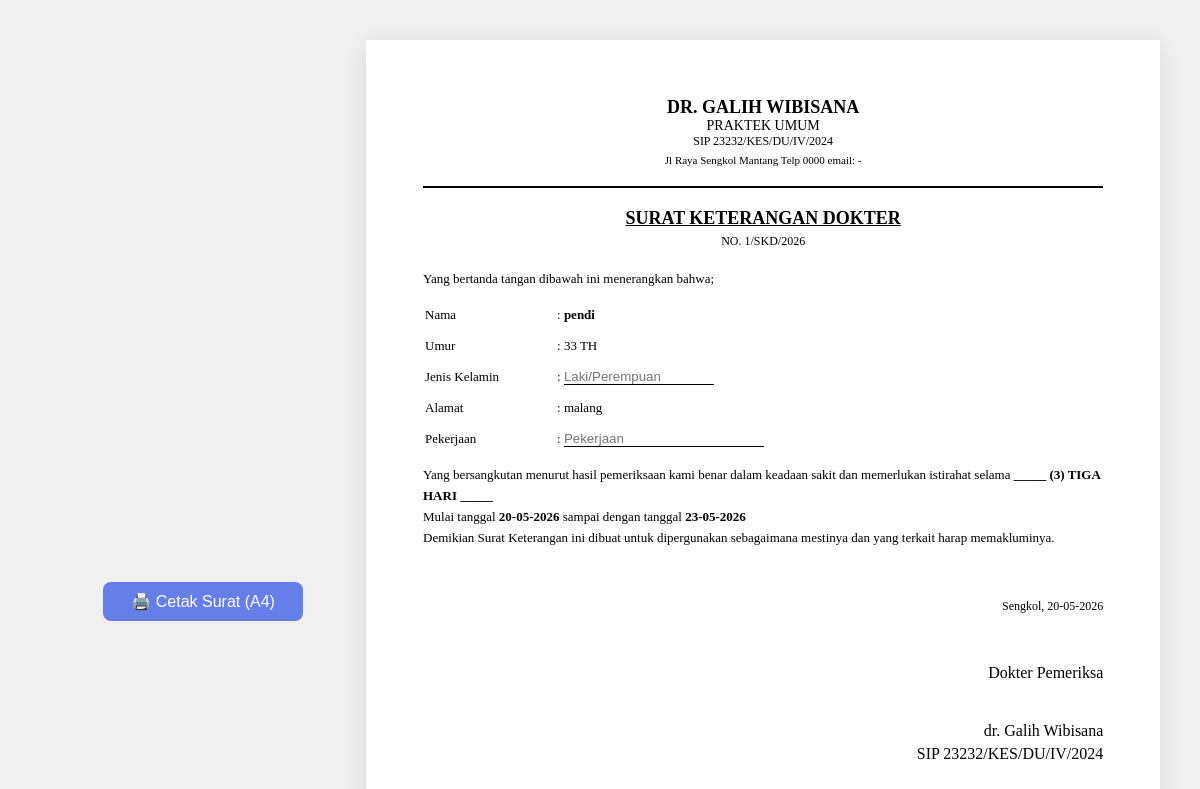
/surat_dokter/1 (signed in), run on the app's committed database.
### tables this page shows
CREATE TABLE rekam_medis (id INTEGER PRIMARY KEY AUTOINCREMENT, pasien_id INTEGER, tanggal TEXT, subjective TEXT, objective TEXT, assessment TEXT, planning TEXT, lampiran_mega TEXT);

CREATE TABLE pasien (id INTEGER PRIMARY KEY AUTOINCREMENT, no_rm TEXT, nama TEXT, tgl_lahir TEXT, alamat TEXT, no_telp TEXT, aktif INTEGER DEFAULT 1, jenis_kelamin TEXT, pekerjaan TEXT, alergi TEXT, riwayat_penyakit TEXT);

### app.py (the view)
@app.route('/surat_dokter/<int:pasien_id>')
@login_required
def surat_dokter(pasien_id):
    conn = get_db()
    rm = conn.execute('''
        SELECT r.*, p.nama, p.no_rm, p.alamat, p.tgl_lahir
        FROM rekam_medis r
        JOIN pasien p ON r.pasien_id = p.id
        WHERE p.id = ?
        ORDER BY r.tanggal DESC
        LIMIT 1
    ''', (pasien_id,)).fetchone()
    conn.close()
    return render_template('surat_dokter.html', rm=rm, pasien=rm)

### app.py (called while the page is built)
def get_db():
    conn = sqlite3.connect('klinik.db')
    conn.row_factory = sqlite3.Row
    return conn

def login_required(f):
    @wraps(f)
    def decorated(*args, **kwargs):
        if 'logged_in' not in session:
            return redirect(url_for('login'))
        return f(*args, **kwargs)
    return decorated

### templates/surat_dokter.html (shortened to what this page needs)
<!DOCTYPE html>
<html>
<head>
</head>
<body>
    <a href="javascript:window.print()" class="btn-print">🖨️ Cetak Surat (A4)</a>
    <div class="surat">
        <div class="header">
            <div class="nama">dr. Galih Wibisana</div>
            <div class="praktek">PRAKTEK UMUM</div>
            <div class="sip">SIP 23232/KES/DU/IV/2024</div>
            <div class="alamat">Jl Raya Sengkol Mantang Telp 0000 email: -</div>
        </div>
        <div class="garis"></div>
        <div class="title">
            <div class="judul">SURAT KETERANGAN DOKTER</div>
            <div class="no">NO. <span id="no_surat">[Auto]</span>/SKD/{{ rm.tanggal[:4] if rm.tanggal else "2026" }}</div>
        </div>
        <div class="content">
            <p>Yang bertanda tangan dibawah ini menerangkan bahwa;</p>
            <table>
                <tr><td class="label">Nama</td><td>: <strong>{{ rm.nama }}</strong></td>
                <tr><td class="label">Umur</td><td>: <span id="umur">[Auto]</span> TH</td>
                <tr><td class="label">Jenis Kelamin</td><td>: <span id="jk">[ - ]</span></td>
                <tr><td class="label">Alamat</td><td>: <span id="alamat_pasien">{{ rm.alamat or "-" }}</span></td>
                <tr><td class="label">Pekerjaan</td><td>: <span id="pekerjaan">[ - ]</span></td>
            </table>
            <p>Yang bersangkutan menurut hasil pemeriksaan kami benar dalam keadaan sakit dan memerlukan istirahat selama <strong>_____ (3) TIGA HARI _____</strong></p>
            <p>Mulai tanggal <strong>{{ rm.tanggal[8:10] if rm.tanggal else "-" }}-{{ rm.tanggal[5:7] if rm.tanggal else "-" }}-{{ rm.tanggal[:4] if rm.tanggal else "-" }}</strong> sampai dengan tanggal <strong id="tgl_akhir">[Auto]</strong></p>
            <p>Demikian Surat Keterangan ini dibuat untuk dipergunakan sebagaimana mestinya dan yang terkait harap memakluminya.</p>
        </div>
        <div class="signature">
            <div class="tempat-tgl">Sengkol, {{ rm.tanggal[8:10] if rm.tanggal else "-" }}-{{ rm.tanggal[5:7] if rm.tanggal else "-" }}-{{ rm.tanggal[:4] if rm.tanggal else "-" }}</div>
            <div>Dokter Pemeriksa</div>
            <div style="margin-top: 40px;">dr. Galih Wibisana</div>
            <div style="margin-top: 5px;">SIP 23232/KES/DU/IV/2024</div>
        </div>
    </div>
</body>
</html>

### templates/surat_dokter.html (style rules this page uses)
* { margin: 0; padding: 0; box-sizing: border-box; }
body { font-family: "Times New Roman", Times, serif; background: #f0f0f0; padding: 40px; display: flex; justify-content: center; align-items: center; min-height: 100vh; }
.surat { max-width: 21cm; width: 100%; background: white; padding: 1.5cm; box-shadow: 0 5px 20px rgba(0,0,0,0.1); min-height: 29.7cm; }
.header { text-align: center; margin-bottom: 20px; }
.header .nama { font-size: 18px; font-weight: bold; text-transform: uppercase; }
.header .praktek { font-size: 14px; }
.header .sip { font-size: 12px; }
.header .alamat { font-size: 11px; margin-top: 5px; }
.garis { border-top: 2px solid #000; margin: 5px 0 10px 0; }
.title { text-align: center; margin: 20px 0; }
.title .judul { font-size: 18px; font-weight: bold; text-decoration: underline; }
.title .no { font-size: 12px; margin-top: 5px; }
.content { margin: 20px 0; line-height: 1.6; font-size: 13px; }
.content table { width: 100%; margin: 10px 0; }
.content td { padding: 4px 0; }
.content .label { width: 130px; }
.signature { margin-top: 40px; text-align: right; }
.signature div { margin-top: 50px; }
.signature .tempat-tgl { font-size: 12px; }
.btn-print { display: block; width: 200px; margin: 20px auto; padding: 10px; background: #667eea; color: white; text-align: center; text-decoration: none; border-radius: 8px; font-family: Arial; cursor: pointer; }

### data on the page
rekam_medis: tanggal "2026", tanggal "20", tanggal "05"
pasien: nama "pendi", alamat "malang"
